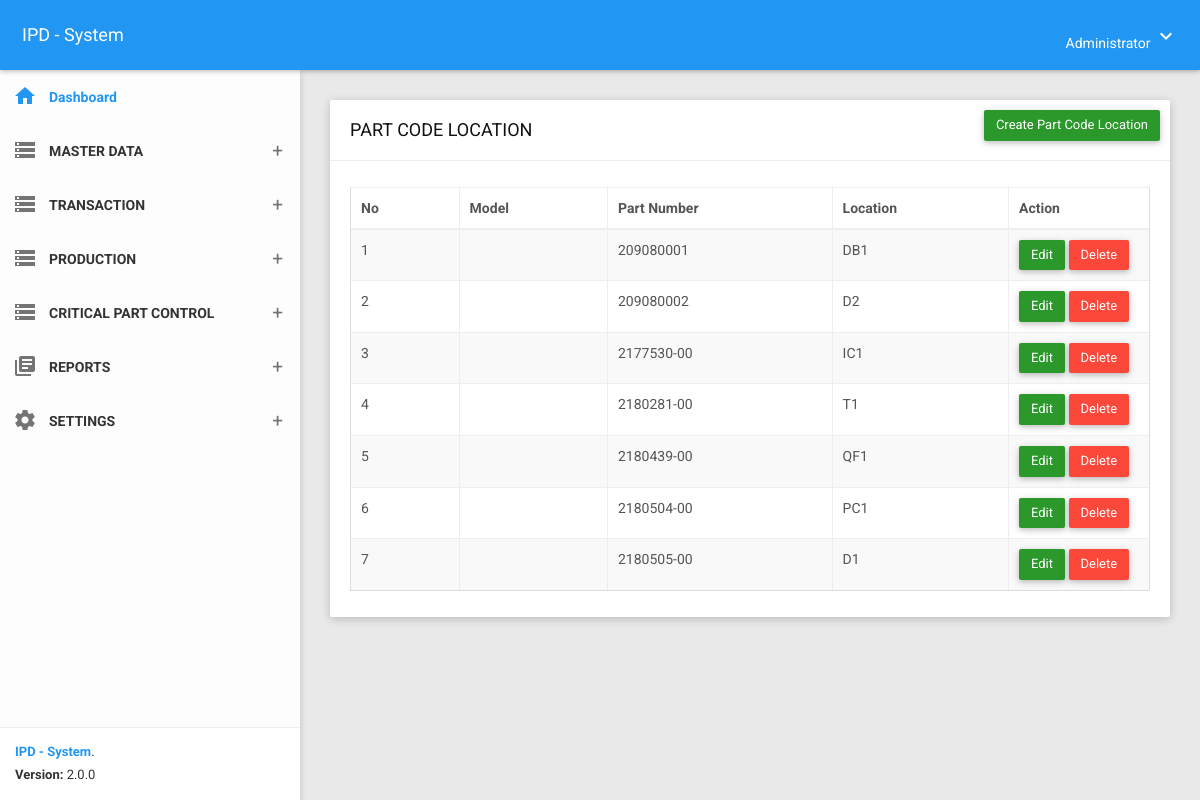
Screenshot of /partlocation (signed in) with the database file from the repository.
### tables this page shows
CREATE TABLE `tblsetting` (
  `id` int NOT NULL,
  `company` varchar(100) NOT NULL,
  `address` text NOT NULL,
  `createdby` varchar(50) NOT NULL
);

CREATE TABLE `t_menugroups` (
  `menugroup` int NOT NULL,
  `description` varchar(50) NOT NULL,
  `_index` int DEFAULT NULL,
  `icon` varchar(200) DEFAULT NULL,
  `createdon` timestamp NOT NULL DEFAULT CURRENT_TIMESTAMP,
  `createdby` varchar(50) NOT NULL
);

CREATE TABLE `t_part_location` (
  `part_number` varchar(50) NOT NULL,
  `assy_location` varchar(50) NOT NULL,
  `uniq_id` varchar(30) NOT NULL,
  `createdby` varchar(50) NOT NULL,
  `createdon` date NOT NULL
);

### app/core/Controller.php (called while the page is built, shortened)
<?php
class Controller{
	public function view($view, $data = [])
	{
		require_once 'app/views/' . $view . '.php';
	}
	public function model($model)
	{
		return new $model;
	}
}

### app/core/App.php (called while the page is built, shortened)
<?php
class App{
	protected $method = 'index';
	protected $params = [];
	public function __construct(){
		$this->controller = new $this->controller;
		call_user_func_array([$this->controller, $this->method], $this->params);
	}
}

### index.php (called while the page is built, shortened)
<?php
$app = new App;

### app/core/Database.php (called while the page is built, shortened)
<?php
class Database{
	private $host = DB_HOST;
	private $user = DB_USER;
	private $pass = DB_PASS;
	private $dbnm = DB_NAME;
	private $dbh;
	private $stmt;
	public function __construct()
	{
		$dsn = 'mysql:host='. $this->host .';dbname='. $this->dbnm;
		$option = [
			PDO::ATTR_PERSISTENT => true,
			PDO::ATTR_ERRMODE => PDO::ERRMODE_EXCEPTION,
			PDO::ATTR_EMULATE_PREPARES => true
		];
		try{
			$this->dbh = new PDO($dsn,$this->user,$this->pass, $option);
		}catch(PDOException $e){
			die($e->getMessage());
		}
	}
	public function query($query)
	{
		$this->stmt = $this->dbh->prepare($query);
	}
	public function execute()
	{
		$this->stmt->execute();
	}
	public function resultSet()
	{
		$this->execute();
		return $this->stmt->fetchAll(PDO::FETCH_ASSOC);
	}
}

### app/models/Partlocation_model.php (called while the page is built, shortened)
<?php
class Partlocation_model{
    private $db;
    public function __construct()
    {
		  $this->db = new Database;
    }
    public function getLocation(){
        $this->db->query("SELECT * FROM t_part_location");
		return $this->db->resultSet();
    }
}

### app/views/partlocation/index.php (the view, shortened to what this page needs)
<section class="content">
    <div class="container-fluid">
        <div class="row clearfix">
            <div class="col-lg-12 col-md-12 col-sm-12 col-xs-12">
                <div class="card">
                    <div class="header">
                        <h2>
                            <?= $data['menu']; ?>
                        </h2>
                        <ul class="header-dropdown m-r--5">
                        <a href="<?= BASEURL; ?>/partlocation/create" class="btn btn-success waves-effect pull-right">Create Part Code Location</a>
                        </ul>
                    </div>
                    <div class="body">
                        <div class="table-responsive">
                            <table class="table table-bordered table-striped table-hover js-basic-example dataTable">
                                <thead>
                                    <tr>
                                        <th>No</th>
                                        <th>Model</th>
                                        <th>Part Number</th>
                                        <th>Location</th>
                                        <th style="width:100px;">Action</th>
                                    </tr>
                                </thead>
                                <tbody>
                                    <?php $no = 0; ?>
                                    <?php foreach($data['location'] as $barang) : ?>
                                        <?php $no++; ?>
                                        <tr>
                                            <td><?= $no; ?></td>
                                            <td><?= $barang['model']; ?></td>
                                            <td><?= $barang['part_number']; ?></td>
                                            <td><?= $barang['assy_location']; ?></td>
                                            <td>
                                                <a href="<?= BASEURL; ?>/partlocation/edit/<?= $barang['uniq_id']; ?>" type="button" class="btn btn-success">Edit</a>
                                                <a href="<?= BASEURL; ?>/partlocation/delete/<?= $barang['uniq_id']; ?>" type="button" class="btn btn-danger">Delete</a>
                                            </td>
                                        </tr>
                                    <?php endforeach; ?>
                                </tbody>
                            </table>
                        </div>
                    </div>
                </div>
            </div>
        </div>
    </div>
</section>

### app/views/templates/header_a.php (shortened to what this page needs)
<?php
    $dsn = "mysql:host=".DB_HOST.";dbname=".DB_NAME."";
    $pdo = new PDO($dsn, DB_USER, DB_PASS);
    $user = $_SESSION['usr']['user'];
    $query1 = $pdo->query("SELECT distinct * FROM v_user_menugroup WHERE username='$user' order by _index asc");
    $query3 = $pdo->query("SELECT * FROM tblsetting where id = '1'");
    $menuGroups = $query1->fetchAll();
    $setting    = $query3->fetch();
?>
<!DOCTYPE html>
<html>
<head>
    <link href="<?= BASEURL; ?>/plugins/bootstrap/css/bootstrap.css" rel="stylesheet">
    <link href="<?= BASEURL; ?>/plugins/node-waves/waves.css" rel="stylesheet" />
    <link href="<?= BASEURL; ?>/plugins/animate-css/animate.css" rel="stylesheet" />
    <link href="<?= BASEURL; ?>/plugins/jquery-datatable/skin/bootstrap/css/dataTables.bootstrap.css" rel="stylesheet">
    <link href="<?= BASEURL; ?>/plugins/sweetalert/sweetalert.css" rel="stylesheet" />
    <link href="<?= BASEURL; ?>/plugins/bootstrap-select/css/bootstrap-select.css" rel="stylesheet" />
    <link href="<?= BASEURL; ?>/css/style.css" rel="stylesheet">
    <link href="<?= BASEURL; ?>/css/themes/all-themes.css" rel="stylesheet" />
    <link href="<?= BASEURL; ?>/assets/select2/select2.min.css" rel="stylesheet" />
    <link href="<?= BASEURL; ?>/css/ui-autocomplete.css" rel="stylesheet">
    <link href="<?= BASEURL; ?>/plugins/multi-select/css/multi-select.css" rel="stylesheet">
</head>
<body class="theme-blue">
    <nav class="navbar">
        <div class="container-fluid">
            <div class="navbar-header">
                <a class="navbar-brand" href="<?= BASEURL; ?>"><?= $setting['company']; ?></a>
            </div>
            <div class="collapse navbar-collapse" id="navbar-collapse">
                <ul class="nav navbar-nav navbar-right">
                    <li class="dropdown">
                        <a href="javascript:void(0);" class="dropdown-toggle" data-toggle="dropdown" role="button">
                            <span><?= $_SESSION['usr']['name']; ?></span>
                            <i class="material-icons">keyboard_arrow_down</i>
                        </a>
                    </li>
                </ul>
            </div>
        </div>
    </nav>
    <section>
        <aside id="leftsidebar" class="sidebar">
            <div class="menu">
                <ul class="list">
                    <li class="active">
                        <a href="<?= BASEURL; ?>">
                            <i class="material-icons">home</i>
                            <span>Dashboard </span>
                        </a>
                    </li>
                    <?php foreach($menuGroups as $menugroup) : ?>
                        <li>
                            <a href="javascript:void(0);" class="menu-toggle">
                                <i class="material-icons"><?= $menugroup['icon']; ?></i>
                                <span><?= $menugroup['description']; ?></span>
                            </a>
                        </li>
                    <?php endforeach; ?>
                </ul>
            </div>
            <div class="legal">
                <div class="copyright">
                    <a href="javascript:void(0);">IPD - System</a>.
                </div>
                <div class="version">
                    <b>Version: </b> 2.0.0
                </div>
            </div>
        </aside>
    </section>

### css/themes/all-themes.css (style rules this page uses)
.theme-blue .navbar { background-color: #2196F3; }
.theme-blue .navbar-brand { color: #fff; }
.theme-blue .nav > li > a { color: #fff; }
.theme-blue .sidebar .menu .list li.active { background-color: transparent; }
.theme-blue .sidebar .menu .list li.active > :first-child i, .theme-blue .sidebar .menu .list li.active > :first-child span { color: #2196F3; }
.theme-blue .sidebar .legal { background-color: #fff; }
.theme-blue .sidebar .legal .copyright a { color: #2196F3 !important; }

### rows the page displays
tblsetting: company "IPD - System"
t_menugroups: description "MASTER DATA"
t_menugroups: description "TRANSACTION"
t_menugroups: description "PRODUCTION"
t_menugroups: description "CRITICAL PART CONTROL"
t_menugroups: description "REPORTS"
t_menugroups: description "SETTINGS"
t_part_location: part_number "209080001", assy_location "DB1"
t_part_location: part_number "209080002", assy_location "D2"
t_part_location: part_number "2177530-00", assy_location "IC1"
t_part_location: part_number "2180281-00", assy_location "T1"
t_part_location: part_number "2180439-00", assy_location "QF1"
t_part_location: part_number "2180504-00", assy_location "PC1"
t_part_location: part_number "2180505-00", assy_location "D1"

### other values shown
$_SESSION['usr']['name'] "Administrator"
$data['menu'] "PART CODE LOCATION"
